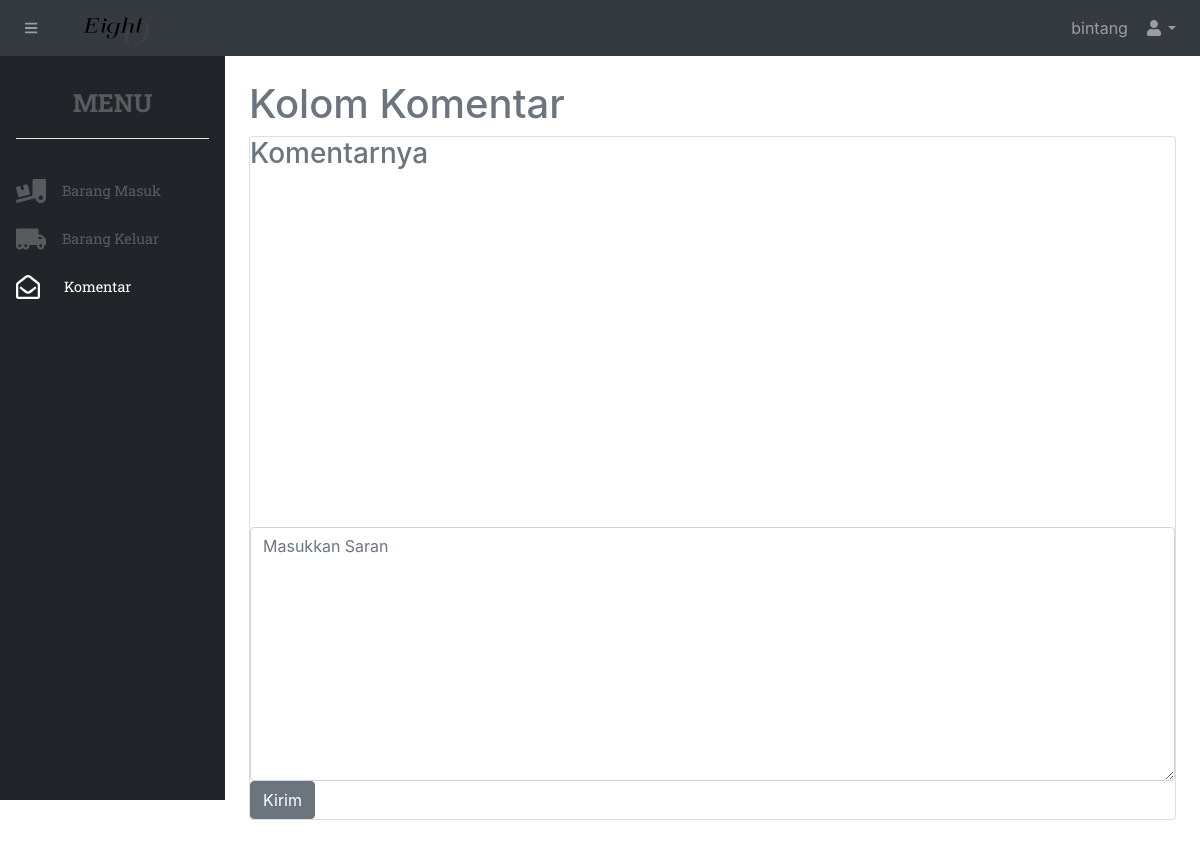
Before: /stockbarang/komentar.php (signed in) with the older database file.
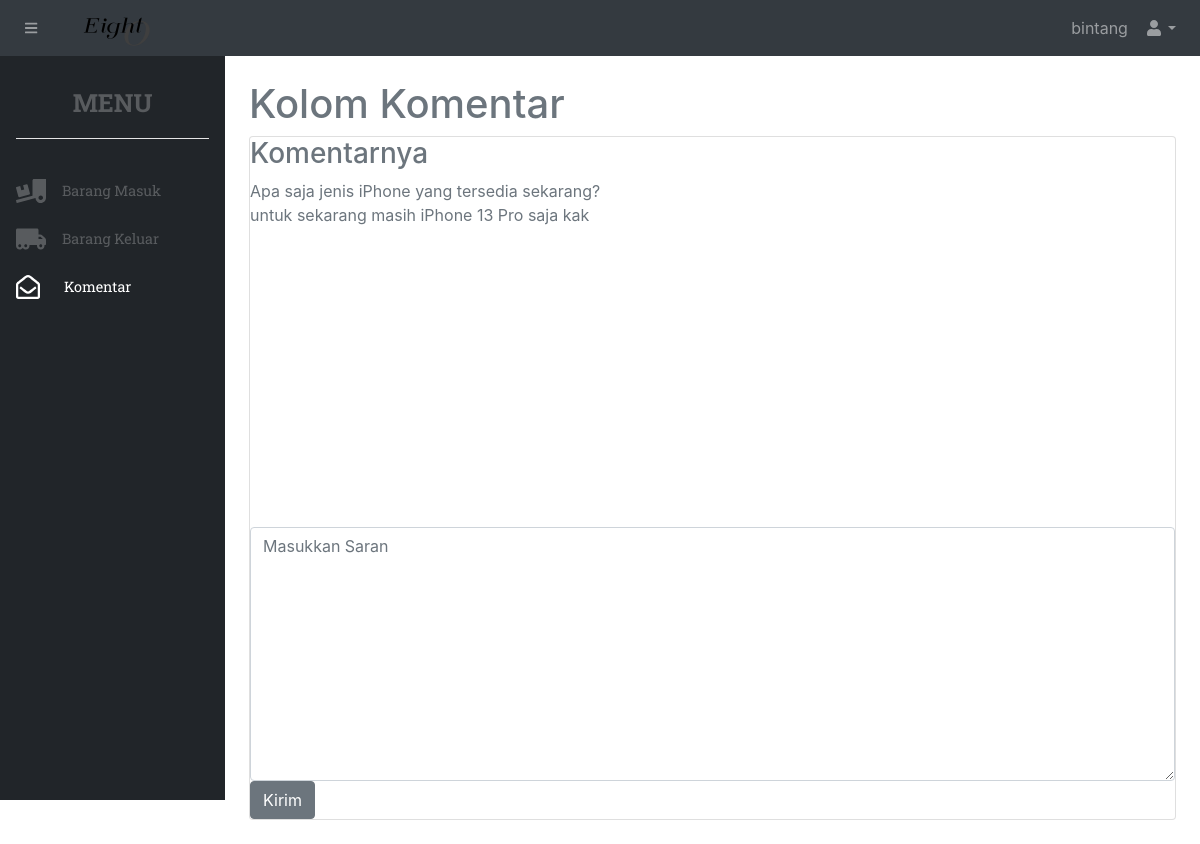
After: the same page with the newer database file.
### tables this page shows
CREATE TABLE `saran` (
  `idsaran` int(11) NOT NULL,
  `iduser` int(11) NOT NULL,
  `isi` text NOT NULL,
  `waktu` varchar(255) NOT NULL,
  `tujuan` varchar(255) NOT NULL DEFAULT 'umum',
  `level` varchar(255) NOT NULL
);

### stockbarang/komentar.php (the view, shortened to what this page needs)
<?php include "include/header.php"; ?>
<?php
    $iduser = $_SESSION['iduser'];
    $result = mysqli_query($koneksi, "SELECT * FROM saran WHERE iduser = '$iduser' OR (level = 'admin' AND tujuan = '$iduser')");
    $rows = [];
    while($row = mysqli_fetch_assoc($result)) {
        $rows[] = $row;
    }
    $komennya = $rows;
?>
<h1 class="mt-4">Kolom Komentar</h1>
<div class="card mb-4">
<h3>Komentarnya</h3>
<div style="width: 50%;height:300px;">
<?php foreach($komennya as $kmn): ?>
    <div>
        <?= $kmn['isi']; ?>
    </div>
<?php endforeach; ?>
</div>
<div class="table-responsive mt-5">
            <form action="" method="post">
                <textarea placeholder="Masukkan Saran" name="isi" id="isi" class="form-control" rows="10"></textarea>
                <button name="kirim" class="btn btn-secondary" type="submit">Kirim</button>
            </form>
        </div>
</div>
<?php include "include/footer.php"; ?>

Changed rows visible on the page:
added saran: isi "Apa saja jenis iPhone yang tersedia sekarang?"
added saran: isi "untuk sekarang masih iPhone 13 Pro saja kak"
